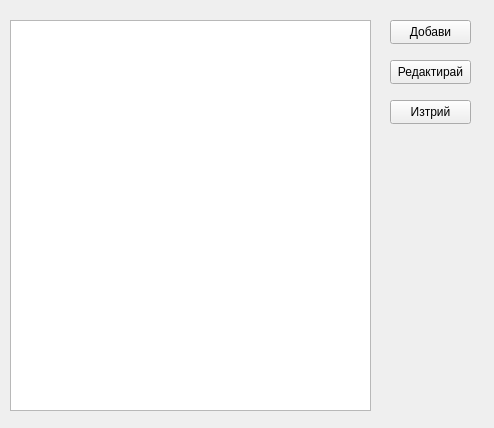
<?xml version="1.0" encoding="UTF-8"?>
<ui version="4.0">
 <class>PriceListSettings</class>
 <widget class="QWidget" name="PriceListSettings">
  <property name="geometry">
   <rect>
    <x>0</x>
    <y>0</y>
    <width>494</width>
    <height>428</height>
   </rect>
  </property>
  <property name="windowTitle">
   <string>PriceListSettings</string>
  </property>
  <widget class="QTableView" name="tableView">
   <property name="geometry">
    <rect>
     <x>10</x>
     <y>20</y>
     <width>361</width>
     <height>391</height>
    </rect>
   </property>
  </widget>
  <widget class="QPushButton" name="addButton">
   <property name="geometry">
    <rect>
     <x>390</x>
     <y>20</y>
     <width>81</width>
     <height>24</height>
    </rect>
   </property>
   <property name="text">
    <string>Добави</string>
   </property>
  </widget>
  <widget class="QPushButton" name="deleteButton">
   <property name="geometry">
    <rect>
     <x>390</x>
     <y>100</y>
     <width>81</width>
     <height>24</height>
    </rect>
   </property>
   <property name="text">
    <string>Изтрий</string>
   </property>
  </widget>
  <widget class="QPushButton" name="editButton">
   <property name="geometry">
    <rect>
     <x>390</x>
     <y>60</y>
     <width>81</width>
     <height>24</height>
    </rect>
   </property>
   <property name="text">
    <string>Редактирай</string>
   </property>
  </widget>
 </widget>
 <layoutdefault spacing="6" margin="11"/>
 <resources/>
 <connections/>
</ui>
